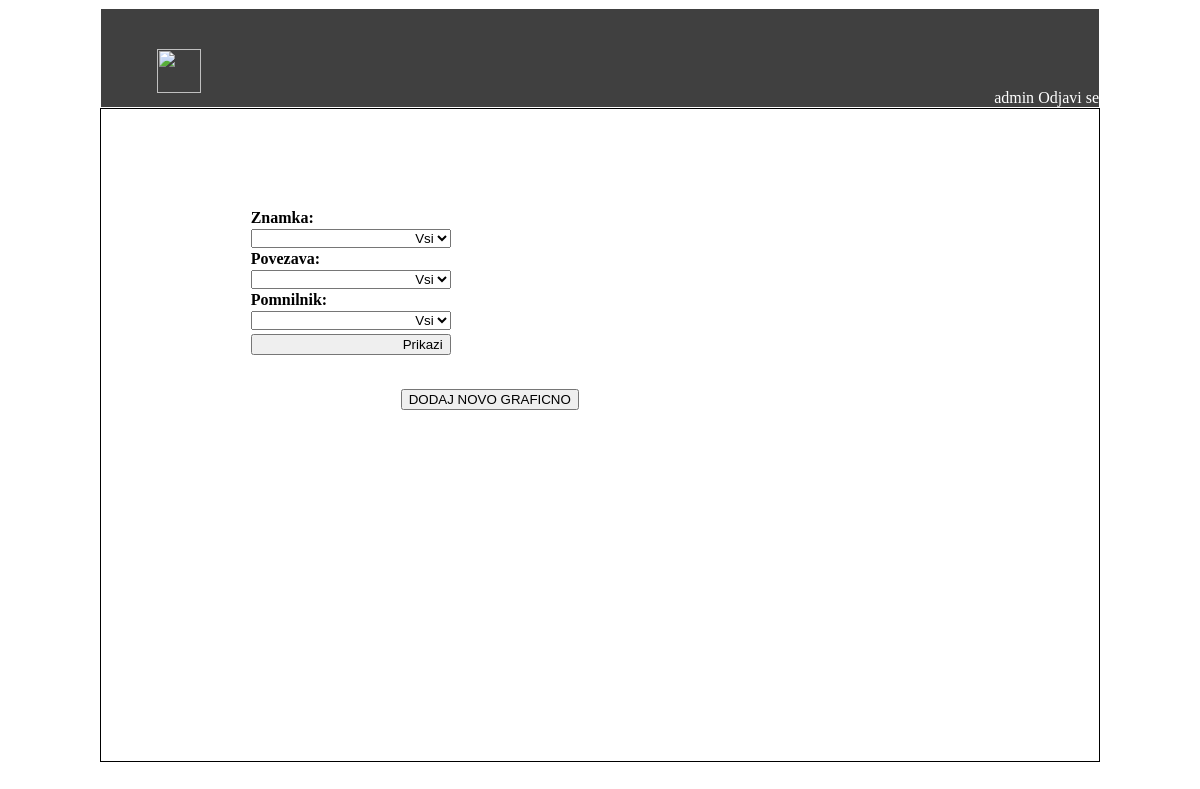
The app's page /app/graficne (signed in), older data.
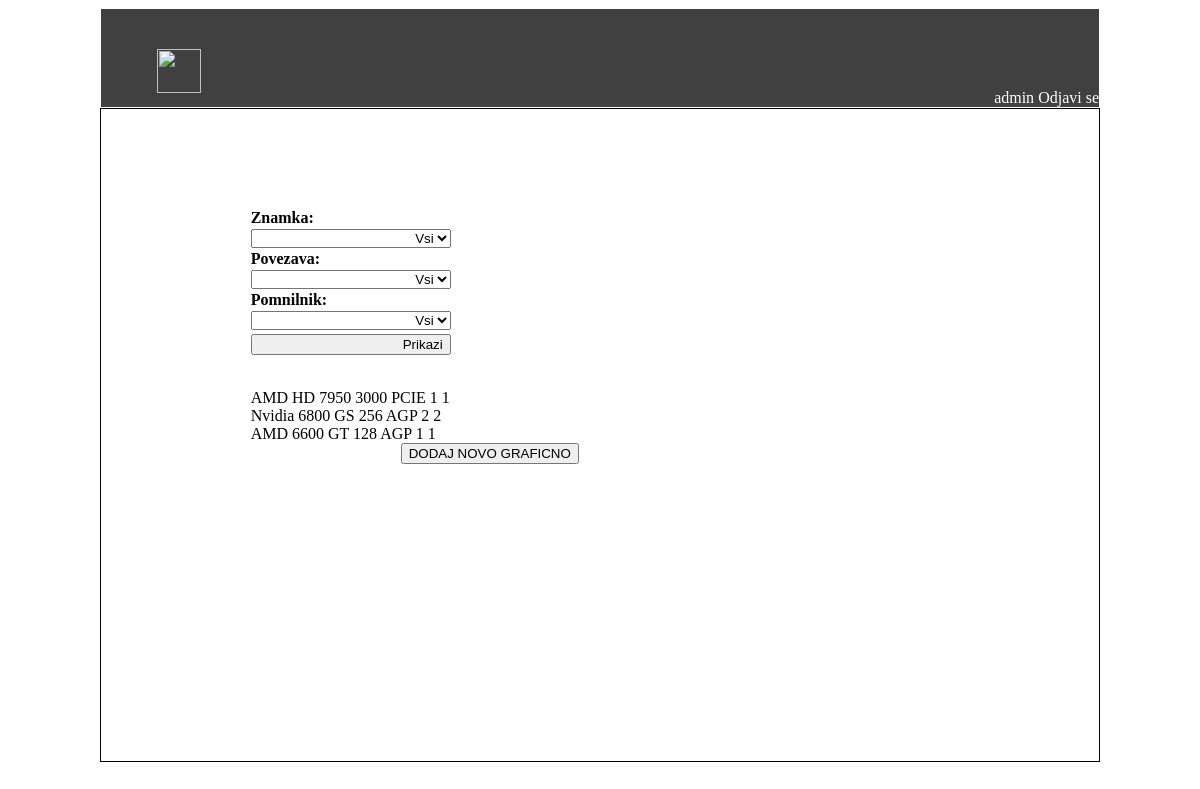
The same page, newer data.
### kalkulator/models.py (models this page shows)
class Graficna(models.Model):
    znamka = models.CharField(max_length=20)
    model = models.CharField(max_length=20)
    pomnilnik = models.CharField(max_length=20)
    povezava = models.CharField(max_length=20)
    opis = models.CharField(max_length=100)
    kolicina = models.CharField(max_length=20)

### kalkulator/views.py (the view, shortened to what this page needs)
@login_required
def graficne(request):
    context = {}
    graficne = Graficna.objects.all()
    znamke = Graficna.objects.values_list('znamka', flat=True).distinct()
    povezave = Graficna.objects.values_list('povezava', flat=True).distinct()
    pomnilniki = Graficna.objects.values_list('pomnilnik', flat=True).distinct()
    context['znamke'] = znamke
    context['povezave'] = povezave
    context['pomnilniki'] = pomnilniki
    context['graficne'] = graficne
    return render(request, 'kalkulator/graficne.html', context)

### kalkulator/templates/kalkulator/graficne.html (shortened to what this page needs)
{% extends "kalkulator/base.html" %}
{% block main %}
	<div id="Stanje">
		<form>
			<label>Znamka:</label><select name="znamka">
										<option>Vsi</option>
										</select>
			<label>Povezava:</label><select name="povezava">
										<option>Vsi</option>
										</select>
			<label>Pomnilnik:</label><select name="pomnilnik">
										<option>Vsi</option>
										</select>
			<input type="submit" id="vpisi" value="Prikazi">
		</form>
		<br>
		<br>
		<br>
		<br>
		<br>
		<br>
		<br>
		<br>
		<br>
		<br>
		{% for graficna in graficne %}
		{{graficna.znamka}} {{graficna.model}} {{graficna.pomnilnik}}  {{graficna.povezava}}  {{graficna.opis}} {{graficna.kolicina}}  <br>
		{% endfor %}
		<a href="dodajGraficno" style="margin-left:150px">
			<button> DODAJ NOVO GRAFICNO</button>
		</a>
	</div>
{% endblock %}

Row changes from the older to the newer data that the page shows:
added Graficna: znamka "AMD", model "HD 7950", pomnilnik "3000", povezava "PCIE", opis "1", kolicina "1"
added Graficna: znamka "Nvidia", model "6800 GS", pomnilnik "256", povezava "AGP", opis "2", kolicina "2"
added Graficna: znamka "AMD", model "6600 GT", pomnilnik "128", povezava "AGP", opis "1", kolicina "1"
